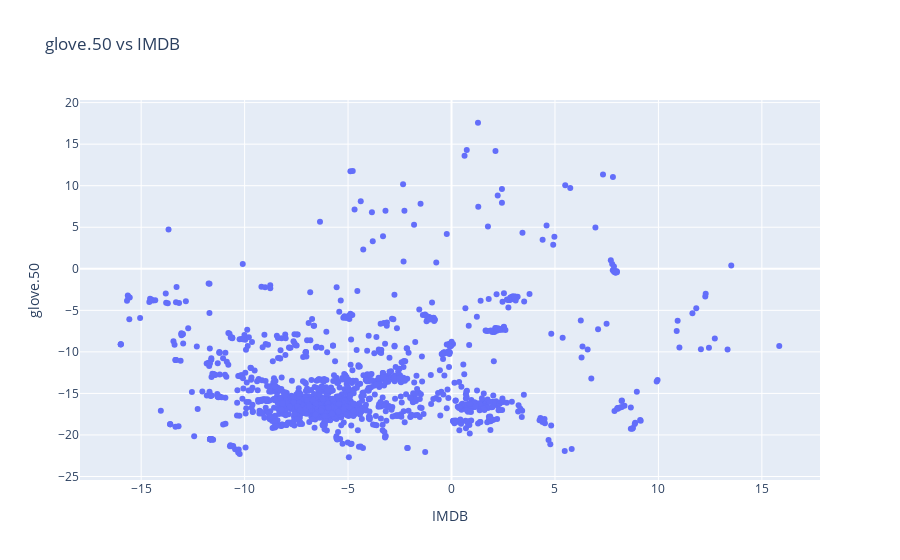

The code cell stored with this chart in its notebook:
### Code cell
number_of_words = 2000
plot_words(glove_tsne_embds, 0, number_of_words, 1)

### Figure 1 — Plotly figure (JSON) as saved in the notebook; plotly's stock layout.template omitted (floating-point values rounded to 4 significant figures; data arrays with more than 128 entries replaced by an {"elided": "..."} marker saying what was removed)
{"data": [{"mode": "markers", "text": {"elided": "2000 str values"}, "type": "scatter", "x": {"elided": "2000 float values"}, "y": {"elided": "2000 float values"}}], "layout": {"hovermode": "closest", "title": {"text": "glove.50 vs IMDB"}, "xaxis": {"title": {"text": "IMDB"}}, "yaxis": {"title": {"text": "glove.50"}}}}
